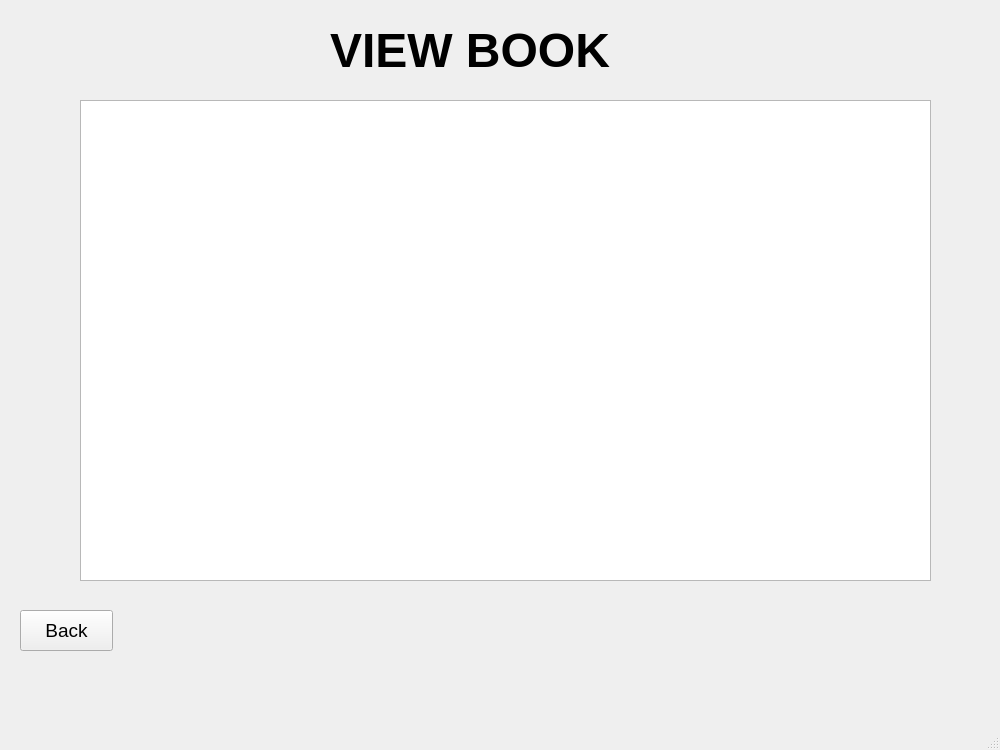
<?xml version="1.0" encoding="UTF-8"?>
<ui version="4.0">
 <class>MainWindow</class>
 <widget class="QMainWindow" name="MainWindow">
  <property name="geometry">
   <rect>
    <x>0</x>
    <y>0</y>
    <width>1000</width>
    <height>750</height>
   </rect>
  </property>
  <property name="font">
   <font>
    <pointsize>12</pointsize>
   </font>
  </property>
  <property name="windowTitle">
   <string>MainWindow</string>
  </property>
  <widget class="QWidget" name="centralwidget">
   <widget class="QLabel" name="label">
    <property name="geometry">
     <rect>
      <x>330</x>
      <y>0</y>
      <width>371</width>
      <height>101</height>
     </rect>
    </property>
    <property name="font">
     <font>
      <pointsize>36</pointsize>
      <weight>75</weight>
      <bold>true</bold>
     </font>
    </property>
    <property name="text">
     <string>VIEW BOOK</string>
    </property>
   </widget>
   <widget class="QPlainTextEdit" name="plainTextEdit">
    <property name="geometry">
     <rect>
      <x>80</x>
      <y>100</y>
      <width>851</width>
      <height>481</height>
     </rect>
    </property>
    <property name="plainText">
     <string/>
    </property>
    <property name="overwriteMode">
     <bool>true</bool>
    </property>
   </widget>
   <widget class="QPushButton" name="pushButtonBACK">
    <property name="geometry">
     <rect>
      <x>20</x>
      <y>610</y>
      <width>93</width>
      <height>41</height>
     </rect>
    </property>
    <property name="font">
     <font>
      <pointsize>14</pointsize>
     </font>
    </property>
    <property name="text">
     <string>Back</string>
    </property>
   </widget>
  </widget>
  <widget class="QMenuBar" name="menubar">
   <property name="geometry">
    <rect>
     <x>0</x>
     <y>0</y>
     <width>1000</width>
     <height>26</height>
    </rect>
   </property>
  </widget>
  <widget class="QStatusBar" name="statusbar"/>
 </widget>
 <resources/>
 <connections/>
</ui>
